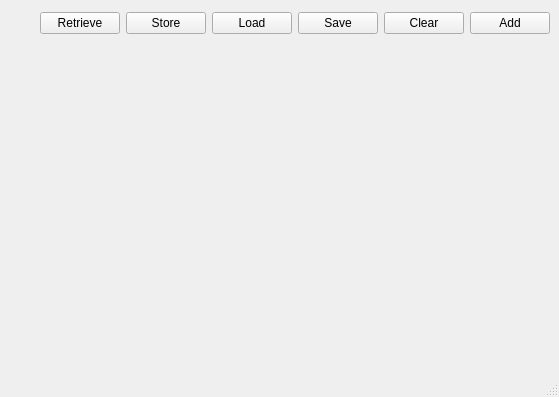
<?xml version="1.0" encoding="UTF-8"?>
<ui version="4.0">
 <class>MainWindow</class>
 <widget class="QMainWindow" name="MainWindow">
  <property name="geometry">
   <rect>
    <x>0</x>
    <y>0</y>
    <width>553</width>
    <height>397</height>
   </rect>
  </property>
  <property name="windowTitle">
   <string>NDEF Message Editor</string>
  </property>
  <widget class="QWidget" name="centralWidget">
   <layout class="QVBoxLayout" name="verticalLayout">
    <property name="leftMargin">
     <number>0</number>
    </property>
    <property name="rightMargin">
     <number>0</number>
    </property>
    <property name="bottomMargin">
     <number>0</number>
    </property>
    <item>
     <layout class="QHBoxLayout" name="horizontalLayout">
      <property name="leftMargin">
       <number>9</number>
      </property>
      <property name="rightMargin">
       <number>9</number>
      </property>
      <item>
       <widget class="QWidget" name="status" native="true">
        <property name="sizePolicy">
         <sizepolicy hsizetype="Fixed" vsizetype="Fixed">
          <horstretch>0</horstretch>
          <verstretch>0</verstretch>
         </sizepolicy>
        </property>
        <property name="minimumSize">
         <size>
          <width>25</width>
          <height>25</height>
         </size>
        </property>
        <property name="maximumSize">
         <size>
          <width>25</width>
          <height>25</height>
         </size>
        </property>
       </widget>
      </item>
      <item>
       <widget class="QPushButton" name="touchRetrieve">
        <property name="text">
         <string>Retrieve</string>
        </property>
       </widget>
      </item>
      <item>
       <widget class="QPushButton" name="touchStore">
        <property name="text">
         <string>Store</string>
        </property>
       </widget>
      </item>
      <item>
       <widget class="QPushButton" name="loadMessage">
        <property name="text">
         <string>Load</string>
        </property>
       </widget>
      </item>
      <item>
       <widget class="QPushButton" name="saveMessage">
        <property name="text">
         <string>Save</string>
        </property>
       </widget>
      </item>
      <item>
       <widget class="QPushButton" name="clearMessage">
        <property name="text">
         <string>Clear</string>
        </property>
       </widget>
      </item>
      <item>
       <widget class="QPushButton" name="addRecord">
        <property name="text">
         <string>Add</string>
        </property>
       </widget>
      </item>
     </layout>
    </item>
    <item>
     <widget class="QScrollArea" name="scrollArea">
      <property name="frameShape">
       <enum>QFrame::NoFrame</enum>
      </property>
      <property name="frameShadow">
       <enum>QFrame::Plain</enum>
      </property>
      <property name="verticalScrollBarPolicy">
       <enum>Qt::ScrollBarAsNeeded</enum>
      </property>
      <property name="horizontalScrollBarPolicy">
       <enum>Qt::ScrollBarAlwaysOff</enum>
      </property>
      <property name="widgetResizable">
       <bool>true</bool>
      </property>
      <widget class="MessageEditor" name="messageEditor">
       <property name="geometry">
        <rect>
         <x>0</x>
         <y>0</y>
         <width>553</width>
         <height>355</height>
        </rect>
       </property>
      </widget>
     </widget>
    </item>
   </layout>
  </widget>
  <widget class="QStatusBar" name="statusBar"/>
 </widget>
 <layoutdefault spacing="6" margin="11"/>
 <customwidgets>
  <customwidget>
   <class>MessageEditor</class>
   <extends>QWidget</extends>
   <header>messageeditor.h</header>
   <container>1</container>
  </customwidget>
 </customwidgets>
 <resources/>
 <connections>
  <connection>
   <sender>saveMessage</sender>
   <signal>clicked()</signal>
   <receiver>MainWindow</receiver>
   <slot>saveMessage()</slot>
   <hints>
    <hint type="sourcelabel">
     <x>419</x>
     <y>47</y>
    </hint>
    <hint type="destinationlabel">
     <x>275</x>
     <y>198</y>
    </hint>
   </hints>
  </connection>
  <connection>
   <sender>touchRetrieve</sender>
   <signal>clicked()</signal>
   <receiver>MainWindow</receiver>
   <slot>touchReceive()</slot>
   <hints>
    <hint type="sourcelabel">
     <x>142</x>
     <y>47</y>
    </hint>
    <hint type="destinationlabel">
     <x>275</x>
     <y>198</y>
    </hint>
   </hints>
  </connection>
  <connection>
   <sender>touchStore</sender>
   <signal>clicked()</signal>
   <receiver>MainWindow</receiver>
   <slot>touchStore()</slot>
   <hints>
    <hint type="sourcelabel">
     <x>244</x>
     <y>47</y>
    </hint>
    <hint type="destinationlabel">
     <x>275</x>
     <y>198</y>
    </hint>
   </hints>
  </connection>
  <connection>
   <sender>loadMessage</sender>
   <signal>clicked()</signal>
   <receiver>MainWindow</receiver>
   <slot>loadMessage()</slot>
   <hints>
    <hint type="sourcelabel">
     <x>334</x>
     <y>47</y>
    </hint>
    <hint type="destinationlabel">
     <x>275</x>
     <y>198</y>
    </hint>
   </hints>
  </connection>
 </connections>
 <slots>
  <slot>saveMessage()</slot>
  <slot>loadMessage()</slot>
  <slot>touchReceive()</slot>
  <slot>touchStore()</slot>
  <slot>clearMessage()</slot>
 </slots>
</ui>
